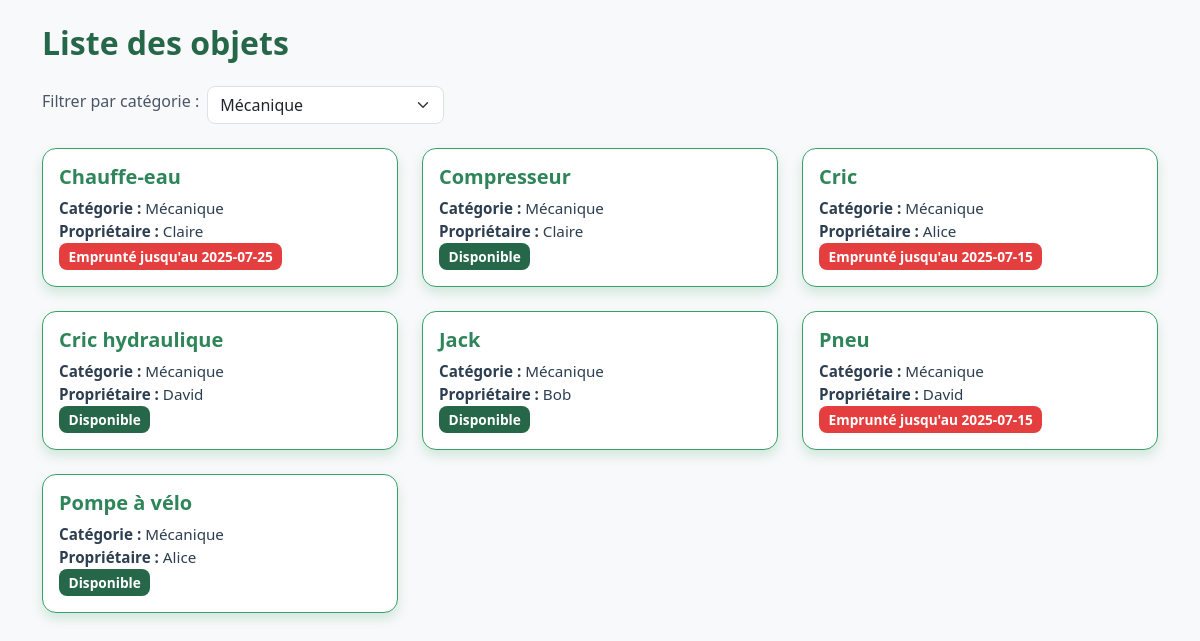
Screenshot of /pages/accueil.php?cat=3 with the database file from the repository.
### tables this page shows
CREATE TABLE exam_objet (
  id_objet INT AUTO_INCREMENT PRIMARY KEY,
  nom_objet VARCHAR(100),
  id_categorie INT,
  id_membre INT,
  FOREIGN KEY (id_categorie) REFERENCES exam_categorie_objet(id_categorie),
  FOREIGN KEY (id_membre) REFERENCES exam_membre(id_membre)
);

CREATE TABLE exam_categorie_objet (
  id_categorie INT AUTO_INCREMENT PRIMARY KEY,
  nom_categorie VARCHAR(100)
);

CREATE TABLE exam_membre (
  id_membre INT AUTO_INCREMENT PRIMARY KEY,
  nom VARCHAR(100),
  date_naissance DATE,
  genre VARCHAR(10),
  email VARCHAR(100),
  ville VARCHAR(100),
  mdp VARCHAR(255),
  image_profil VARCHAR(255)
);

### inc/fonction.php (called while the page is built, shortened)
<?php
function getCategories($conn) {
    return mysqli_query($conn, "SELECT * FROM exam_categorie_objet ORDER BY nom_categorie ASC");
}
function getObjets($conn, $filtre = '') {
    $filtre = intval($filtre);
    $sql = "
    SELECT o.*, c.nom_categorie, m.nom AS proprietaire,
      (
        SELECT date_retour FROM exam_emprunt e
        WHERE e.id_objet = o.id_objet
        ORDER BY e.id_emprunt DESC LIMIT 1
      ) AS date_retour
    FROM exam_objet o
    JOIN exam_categorie_objet c ON o.id_categorie = c.id_categorie
    JOIN exam_membre m ON o.id_membre = m.id_membre
    ";
    if ($filtre > 0) {
        $sql .= " WHERE o.id_categorie = $filtre ";
    }
    $sql .= " ORDER BY o.nom_objet ASC";
    return mysqli_query($conn, $sql);
}
?>

### pages/accueil.php (the view, shortened to what this page needs)
<?php
require '../inc/fonction.php';
$conn = dbconnect();
$filtre = $_GET['cat'] ?? '';
$categories = getCategories($conn);
$objets = getObjets($conn, $filtre);
?>
<!DOCTYPE html>
<html lang="fr">
<head>
  <link href="../assets/bootstrap/css/bootstrap.min.css" rel="stylesheet">
  <link rel="stylesheet" href="../assets/css/style.css">
</head>
<body class="bg-light">
<div class="container mt-4">
  <h2 class="mb-4">Liste des objets</h2>
  <form method="GET" class="mb-4">
    <div class="row g-2 align-items-center">
      <div class="col-auto">
        <label for="cat" class="form-label">Filtrer par catégorie :</label>
      </div>
      <div class="col-auto">
        <select name="cat" id="cat" class="form-select" onchange="this.form.submit()">
          <?php while ($cat = mysqli_fetch_assoc($categories)): ?>
            <option value="<?= $cat['id_categorie'] ?>" <?= ($filtre == $cat['id_categorie']) ? 'selected' : '' ?>>
              <?= htmlspecialchars($cat['nom_categorie']) ?>
            </option>
          <?php endwhile; ?>
        </select>
      </div>
    </div>
  </form>
  <div class="row">
    <?php while ($objet = mysqli_fetch_assoc($objets)): ?>
      <div class="col-md-4 mb-4">
     <div class="card h-100 custom-card">
          <div class="card-body">
            <h5 class="card-title"><?= htmlspecialchars($objet['nom_objet']) ?></h5>
            <p class="card-text">
              <strong>Catégorie :</strong> <?= htmlspecialchars($objet['nom_categorie']) ?><br>
              <strong>Propriétaire :</strong> <?= htmlspecialchars($objet['proprietaire']) ?><br>
              <?php if (!empty($objet['date_retour']) && $objet['date_retour'] >= date('Y-m-d')): ?>
                <span class="badge bg-danger">Emprunté jusqu'au <?= $objet['date_retour'] ?></span>
              <?php else: ?>
                <span class="badge bg-success">Disponible</span>
              <?php endif; ?>
            </p>
          </div>
        </div>
      </div>
    <?php endwhile; ?>
  </div>
</div>
</body>
</html>

### assets/css/style.css (style rules this page uses)
body { background-color: #f4f6f9; font-family: 'Segoe UI', Tahoma, Geneva, Verdana, sans-serif; color: #2c3e50; }
.card { border: none; border-radius: 12px; background-color: #ffffff; box-shadow: 0 8px 16px rgba(0, 0, 0, 0.1); transition: transform 0.2s; }
h2, h3 { color: #276749; font-weight: bold; }
.form-label { color: #4a5568; font-weight: 500; }
.form-select { border-radius: 8px; }
.badge { font-size: 0.9em; padding: 0.5em 0.7em; border-radius: 8px; }
.custom-card { border: 1px solid #38a169; border-radius: 14px; background-color: #ffffff; box-shadow: 0 6px 12px rgba(56, 161, 105, 0.2); transition: transform 0.2s ease, box-shadow 0.3s ease; }
.custom-card .card-title { color: #2f855a; font-weight: 600; font-size: 1.25rem; }
.custom-card .card-text { font-size: 0.95rem; color: #2c3e50; }
.badge.bg-success { background-color: #276749 !important; }
.badge.bg-danger { background-color: #e53e3e !important; }

### rows the page displays
exam_objet: nom_objet "Chauffe-eau", id_categorie.nom_categorie "Mécanique", id_membre.nom "Claire", date_retour "2025-07-25"
exam_objet: nom_objet "Compresseur", id_categorie.nom_categorie "Mécanique", id_membre.nom "Claire", shows "Disponible"
exam_objet: nom_objet "Cric", id_categorie.nom_categorie "Mécanique", id_membre.nom "Alice", date_retour "2025-07-15"
exam_objet: nom_objet "Cric hydraulique", id_categorie.nom_categorie "Mécanique", id_membre.nom "David", shows "Disponible"
exam_objet: nom_objet "Jack", id_categorie.nom_categorie "Mécanique", id_membre.nom "Bob", shows "Disponible"
exam_objet: nom_objet "Pneu", id_categorie.nom_categorie "Mécanique", id_membre.nom "David", date_retour "2025-07-15"
exam_objet: nom_objet "Pompe à vélo", id_categorie.nom_categorie "Mécanique", id_membre.nom "Alice", shows "Disponible"

### other values shown
form field cat "Mécanique"
